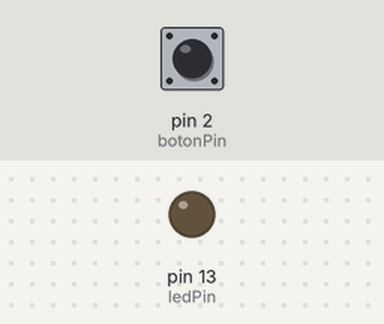
Recording of a sketch running on a simulated Arduino Uno, built with avr-gcc and run on an emulated ATmega328P. Parts: output pins drawn as LEDs (lit = HIGH). Inputs (shaded band) come from the test bench; at power-on: pin 2 (botonPin) LOW.

Above: at 1.2 s.
1.3 s: pin 2 (botonPin) pulled HIGH for 0.15 s
At 1.37 s:
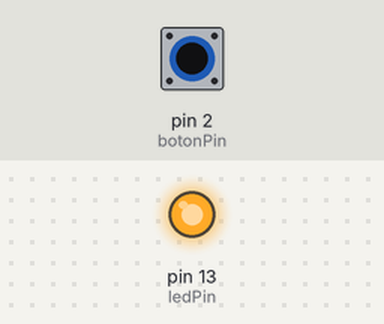
2.9 s: pin 2 (botonPin) pulled HIGH for 3.2 s
At 7.1 s:
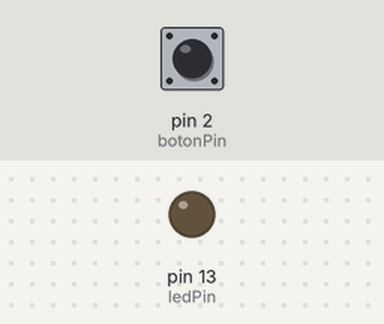
Timing chart, 0 to 8.6 s (numbered marks = the images above; inputs shaded):
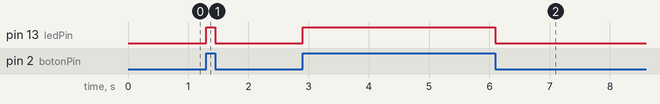

Measured:
- after the input at 1.3 s, pin 13 (ledPin): LOW → HIGH at once, → LOW 0.15 s later
- after the input at 2.9 s, pin 13 (ledPin): LOW → HIGH at once, → LOW 3.2 s later

The sketch:

Boton.ino
```cpp
// Constantes con los numeros de pin que vamos a utilizar

const int botonPin = 2;     // El boton va en el pin 2
const int ledPin =  13;      // El LED va en el pin 13

// variables que van a cambiar
int botonEstado = 0;         // variable para leer el estado del boton

void setup() {
  // Declarar el pin del LED como salida
  pinMode(ledPin, OUTPUT);
  // Declarar el pin del boton como entrada
  pinMode(botonPin, INPUT);
}

void loop() {
  // Leemos el estado del boton
  botonEstado = digitalRead(botonPin);

  // Preguntamos si se presiono el boton
  if (botonEstado == HIGH) {
    // Encendemos el LED
    digitalWrite(ledPin, HIGH);
  } else {//Si el boton no esta presionado
    // apagamos el LED
    digitalWrite(ledPin, LOW);
  }
}
```
